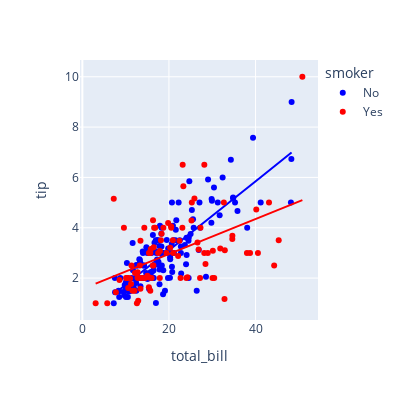

The cell this chart's notebook holds for it:
### Code cell
import plotly.express as px

px.scatter(
    tip_df, x='total_bill', y='tip',
    color='smoker',               # 범주형 색상 매핑
    trendline='ols',
    color_discrete_map={'Yes':'red', 'No':'blue'},  # 색 직접 지정
    width=400, height=400
)

### Figure 1 — Plotly figure (JSON) as saved in the notebook; plotly's stock layout.template omitted (floating-point values rounded to 4 significant figures; data arrays with more than 128 entries replaced by an {"elided": "..."} marker saying what was removed)
{"data": [{"hovertemplate": "smoker=No<br>total_bill=%{x}<br>tip=%{y}<extra></extra>", "legendgroup": "No", "marker": {"color": "blue", "symbol": "circle"}, "mode": "markers", "name": "No", "orientation": "v", "showlegend": true, "type": "scatter", "x": {"elided": "151 float values"}, "xaxis": "x", "y": {"elided": "151 float values"}, "yaxis": "y"}, {"hovertemplate": "<b>OLS trendline</b><br>tip = 0.137156 * total_bill + 0.360069<br>R<sup>2</sup>=0.675984<br><br>smoker=No<br>total_bill=%{x}<br>tip=%{y} <b>(trend)</b><extra></extra>", "legendgroup": "No", "marker": {"color": "blue", "symbol": "circle"}, "mode": "lines", "name": "No", "showlegend": false, "type": "scatter", "x": {"elided": "151 float values"}, "xaxis": "x", "y": {"elided": "151 float values"}, "yaxis": "y"}, {"hovertemplate": "smoker=Yes<br>total_bill=%{x}<br>tip=%{y}<extra></extra>", "legendgroup": "Yes", "marker": {"color": "red", "symbol": "circle"}, "mode": "markers", "name": "Yes", "orientation": "v", "showlegend": true, "type": "scatter", "x": [38.01, 11.24, 20.29, 13.81, 11.02, 18.29, 3.07, 15.01, 26.86, 25.28, 17.92, 19.44, 32.68, 28.97, 5.75, 16.32, 40.17, 27.28, 12.03, 21.01, 11.35, 15.38, 44.3, 22.42, 15.36, 20.49, 25.21, 14.31, 16.0, 17.51, 10.59, 10.63, 50.81, 15.81, 7.25, 31.85, 16.82, 32.9, 17.89, 14.48, 9.6, 34.63, 34.65, 23.33, 45.35, 23.17, 40.55, 20.9, 30.46, 18.15, 23.1, 15.69, 19.81, 28.44, 15.48, 16.58, 10.34, 43.11, 13.0, 13.51, 18.71, 12.74, 13.0, 16.4, 20.53, 16.47, 26.59, 38.73, 24.27, 12.76, 30.06, 25.89, 13.27, 28.17, 12.9, 28.15, 11.59, 7.74, 30.14, 12.16, 13.42, 8.58, 13.42, 16.27, 10.09, 22.12, 24.01, 15.69, 15.53, 12.6, 32.83, 27.18, 22.67], "xaxis": "x", "y": [3.0, 1.76, 3.21, 2.0, 1.98, 3.76, 1.0, 2.09, 3.14, 5.0, 3.08, 3.0, 5.0, 3.0, 1.0, 4.3, 4.73, 4.0, 1.5, 3.0, 2.5, 3.0, 2.5, 3.48, 1.64, 4.06, 4.29, 4.0, 2.0, 3.0, 1.61, 2.0, 10.0, 3.16, 5.15, 3.18, 4.0, 3.11, 2.0, 2.0, 4.0, 3.55, 3.68, 5.65, 3.5, 6.5, 3.0, 3.5, 2.0, 3.5, 4.0, 1.5, 4.19, 2.56, 2.02, 4.0, 2.0, 5.0, 2.0, 2.0, 4.0, 2.01, 2.0, 2.5, 4.0, 3.23, 3.41, 3.0, 2.03, 2.23, 2.0, 5.16, 2.5, 6.5, 1.1, 3.0, 1.5, 1.44, 3.09, 2.2, 3.48, 1.92, 1.58, 2.5, 2.0, 2.88, 2.0, 3.0, 3.0, 1.0, 1.17, 2.0, 2.0], "yaxis": "y"}, {"hovertemplate": "<b>OLS trendline</b><br>tip = 0.0695902 * total_bill + 1.56427<br>R<sup>2</sup>=0.238357<br><br>smoker=Yes<br>total_bill=%{x}<br>tip=%{y} <b>(trend)</b><extra></extra>", "legendgroup": "Yes", "marker": {"color": "red", "symbol": "circle"}, "mode": "lines", "name": "Yes", "showlegend": false, "type": "scatter", "x": [3.07, 5.75, 7.25, 7.74, 8.58, 9.6, 10.09, 10.34, 10.59, 10.63, 11.02, 11.24, 11.35, 11.59, 12.03, 12.16, 12.6, 12.74, 12.76, 12.9, 13.0, 13.0, 13.27, 13.42, 13.42, 13.51, 13.81, 14.31, 14.48, 15.01, 15.36, 15.38, 15.48, 15.53, 15.69, 15.69, 15.81, 16.0, 16.27, 16.32, 16.4, 16.47, 16.58, 16.82, 17.51, 17.89, 17.92, 18.15, 18.29, 18.71, 19.44, 19.81, 20.29, 20.49, 20.53, 20.9, 21.01, 22.12, 22.42, 22.67, 23.1, 23.17, 23.33, 24.01, 24.27, 25.21, 25.28, 25.89, 26.59, 26.86, 27.18, 27.28, 28.15, 28.17, 28.44, 28.97, 30.06, 30.14, 30.46, 31.85, 32.68, 32.83, 32.9, 34.63, 34.65, 38.01, 38.73, 40.17, 40.55, 43.11, 44.3, 45.35, 50.81], "xaxis": "x", "y": [1.778, 1.964, 2.069, 2.103, 2.161, 2.232, 2.266, 2.284, 2.301, 2.304, 2.331, 2.346, 2.354, 2.371, 2.401, 2.41, 2.441, 2.451, 2.452, 2.462, 2.469, 2.469, 2.488, 2.498, 2.498, 2.504, 2.525, 2.56, 2.572, 2.609, 2.633, 2.635, 2.642, 2.645, 2.656, 2.656, 2.664, 2.678, 2.697, 2.7, 2.706, 2.71, 2.718, 2.735, 2.783, 2.809, 2.811, 2.827, 2.837, 2.866, 2.917, 2.943, 2.976, 2.99, 2.993, 3.019, 3.026, 3.104, 3.124, 3.142, 3.172, 3.177, 3.188, 3.235, 3.253, 3.319, 3.324, 3.366, 3.415, 3.433, 3.456, 3.463, 3.523, 3.525, 3.543, 3.58, 3.656, 3.662, 3.684, 3.781, 3.838, 3.849, 3.854, 3.974, 3.976, 4.209, 4.26, 4.36, 4.386, 4.564, 4.647, 4.72, 5.1], "yaxis": "y"}], "layout": {"height": 400, "legend": {"title": {"text": "smoker"}, "tracegroupgap": 0}, "margin": {"t": 60}, "width": 400, "xaxis": {"anchor": "y", "domain": [0, 1], "title": {"text": "total_bill"}}, "yaxis": {"anchor": "x", "domain": [0, 1], "title": {"text": "tip"}}}}
